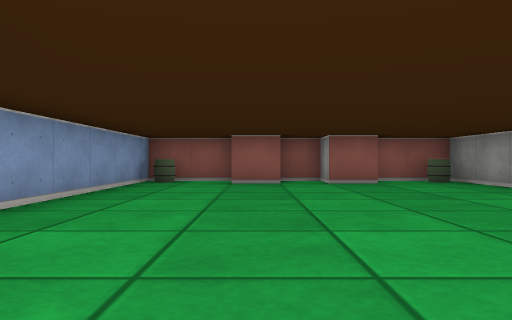
View 1 (above)

12 first-person views from a walk through a cub3D maze. The camera is about half as high as the walls, looks level and sees 70° across. The floor is counted in squares. Each view is taken from the middle of a square. On the plan, view 1 faces up. The plan holds only what a view shows up to about 9 squares ahead; the rest is blank.

View 2
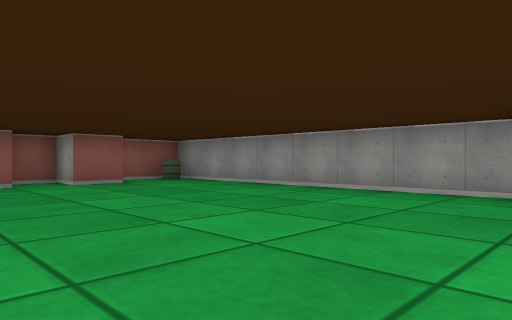

View 3
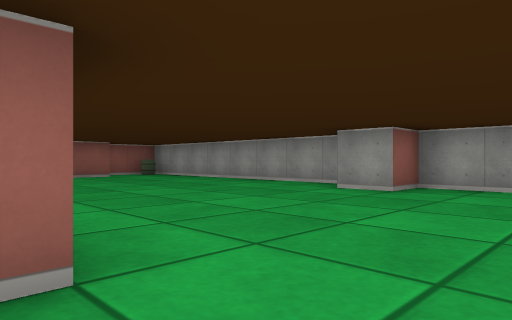

View 4
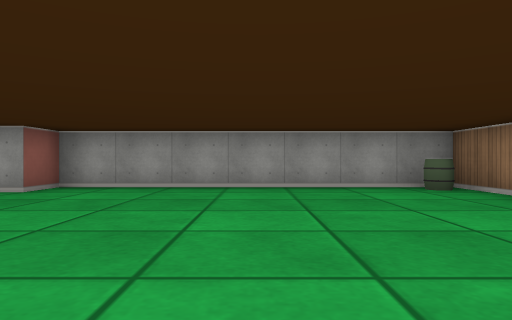

View 5
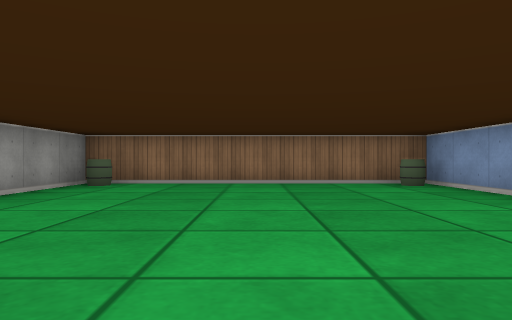

View 6
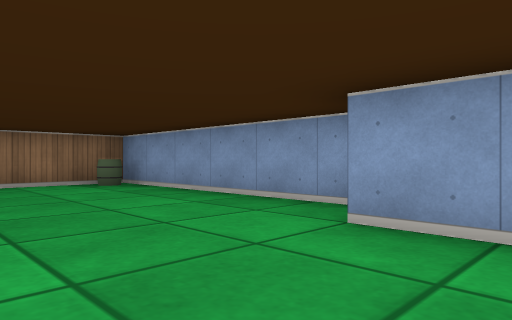

View 7
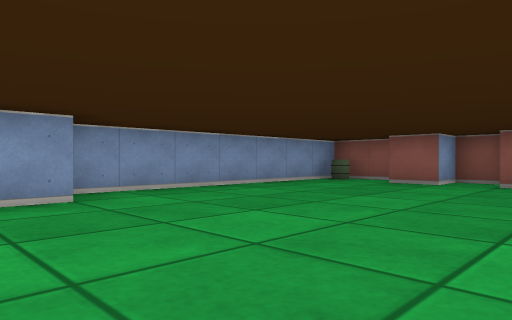

View 8
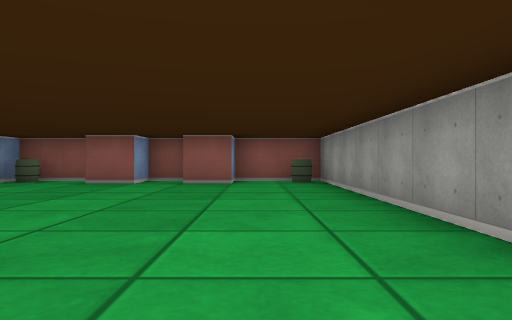

View 9
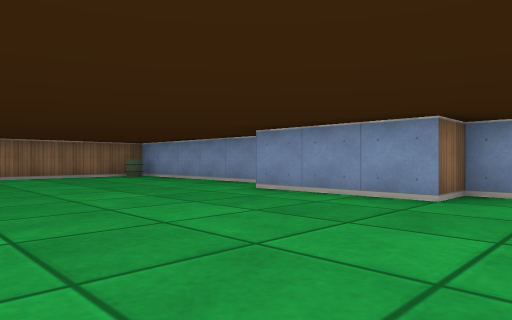

View 10
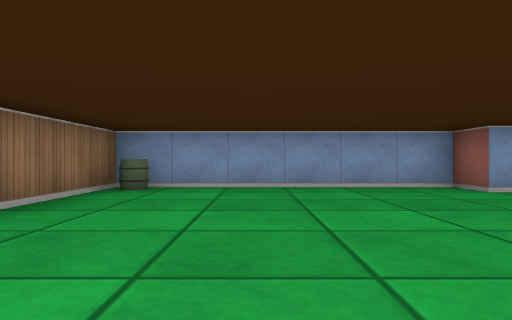

View 11
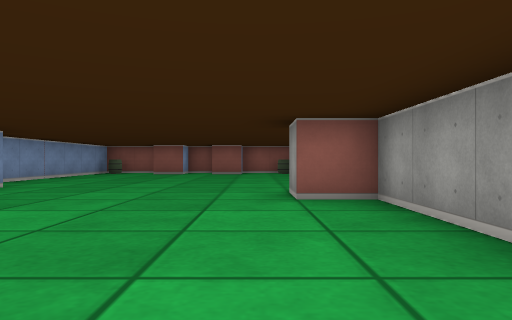

View 12
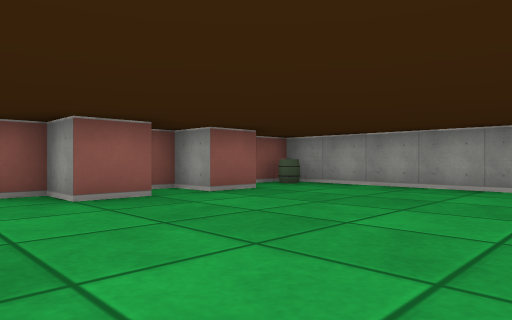

### Floor plan
Points are (right, up) in squares from view 1. A wall is a line through its corners. A room is listed if a view was taken in it or the views show most of it. See-through windows are left out.
Room 1 (views 1, 2, 3, 4, 5, 6, 7, 8, 9, 10, 11, 12)
walls: (4.5, 0.9) (4.5, 8.5) (2.5, 8.5) (2.5, 7.5) (1.5, 7.5) (1.5, 8.5) (0.5, 8.5) (0.5, 7.5) (-0.5, 7.5) (-0.5, 8.5) (-2.5, 8.5) (-2.5, 1.5) (-1.5, 1.5) (-1.5, -1.5) (-2.5, -1.5) (-2.5, -7.5) (4.5, -7.5) (4.5, -0.5) (3.5, -0.5) (3.5, 0.5)
objects: barrel (-2, -7); barrel (-2, 8); barrel (4, -7); barrel (4, 8)

Where each view was taken, in squares from view 1:
view 1: 0 up, 0 right, facing up
view 2: 0 up, 1 left, facing up-right
view 3: 3 down, 2 left, facing up-right
view 4: 4 down, 2 left, facing right
view 5: 0 up, 1 right, facing down
view 6: 0 up, 1 right, facing down-left
view 7: 0 up, 3 right, facing up-left
view 8: 0 up, 3 right, facing up
view 9: 3 up, 3 right, facing down-left
view 10: 5 down, 4 right, facing left
view 11: 5 down, 3 right, facing up
view 12: 3 up, 2 left, facing up-right
